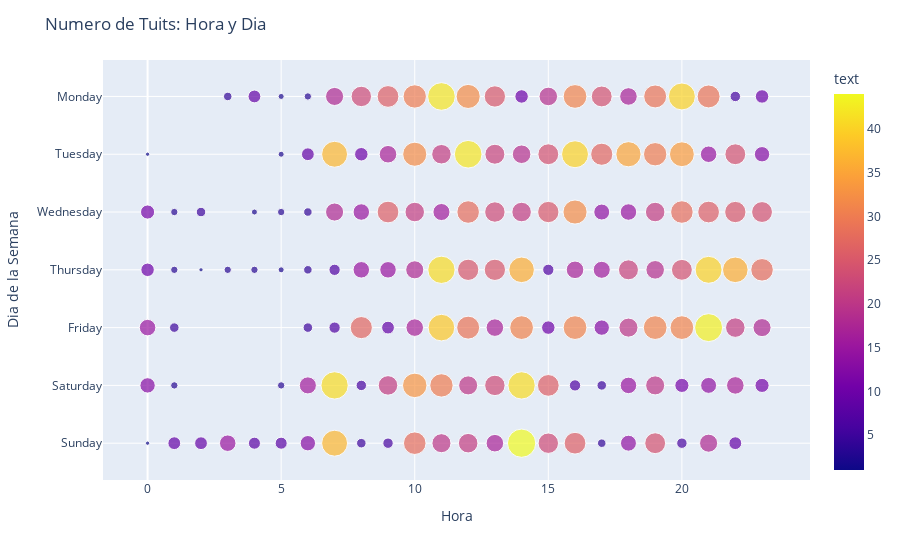

This figure's notebook cell:
### Code cell
df_3 = df.groupby(['weekday','hour','sort_weekday']).count().reset_index()
df_3 = df_3.sort_values(by = 'sort_weekday')
fig = px.scatter(
            df_3,
            y = 'weekday', 
            x = 'hour',
            color = 'text', 
            size = 'text')
fig.update_layout(title = 'Numero de Tuits: Hora y Dia', xaxis_title='Hora', yaxis_title='Dia de la Semana', legend_title_text = 'Numero de Tuits')

fig.show()

### Figure 1 — Plotly figure (JSON) as saved in the notebook; plotly's stock layout.template omitted (floating-point values rounded to 4 significant figures; data arrays with more than 128 entries replaced by an {"elided": "..."} marker saying what was removed)
{"data": [{"hovertemplate": "hour=%{x}<br>weekday=%{y}<br>text=%{marker.color}<extra></extra>", "legendgroup": "", "marker": {"color": {"elided": "152 int values"}, "coloraxis": "coloraxis", "size": {"elided": "152 int values"}, "sizemode": "area", "sizeref": 0.11, "symbol": "circle"}, "mode": "markers", "name": "", "orientation": "h", "showlegend": false, "type": "scatter", "x": {"elided": "152 int values"}, "xaxis": "x", "y": {"elided": "152 str values"}, "yaxis": "y"}], "layout": {"coloraxis": {"colorbar": {"title": {"text": "text"}}, "colorscale": [[0, "#0d0887"], [0.1111, "#46039f"], [0.2222, "#7201a8"], [0.3333, "#9c179e"], [0.4444, "#bd3786"], [0.5556, "#d8576b"], [0.6667, "#ed7953"], [0.7778, "#fb9f3a"], [0.8889, "#fdca26"], [1, "#f0f921"]]}, "legend": {"itemsizing": "constant", "title": {"text": "Numero de Tuits"}, "tracegroupgap": 0}, "margin": {"t": 60}, "title": {"text": "Numero de Tuits: Hora y Dia"}, "xaxis": {"anchor": "y", "domain": [0, 1], "title": {"text": "Hora"}}, "yaxis": {"anchor": "x", "domain": [0, 1], "title": {"text": "Dia de la Semana"}}}}
